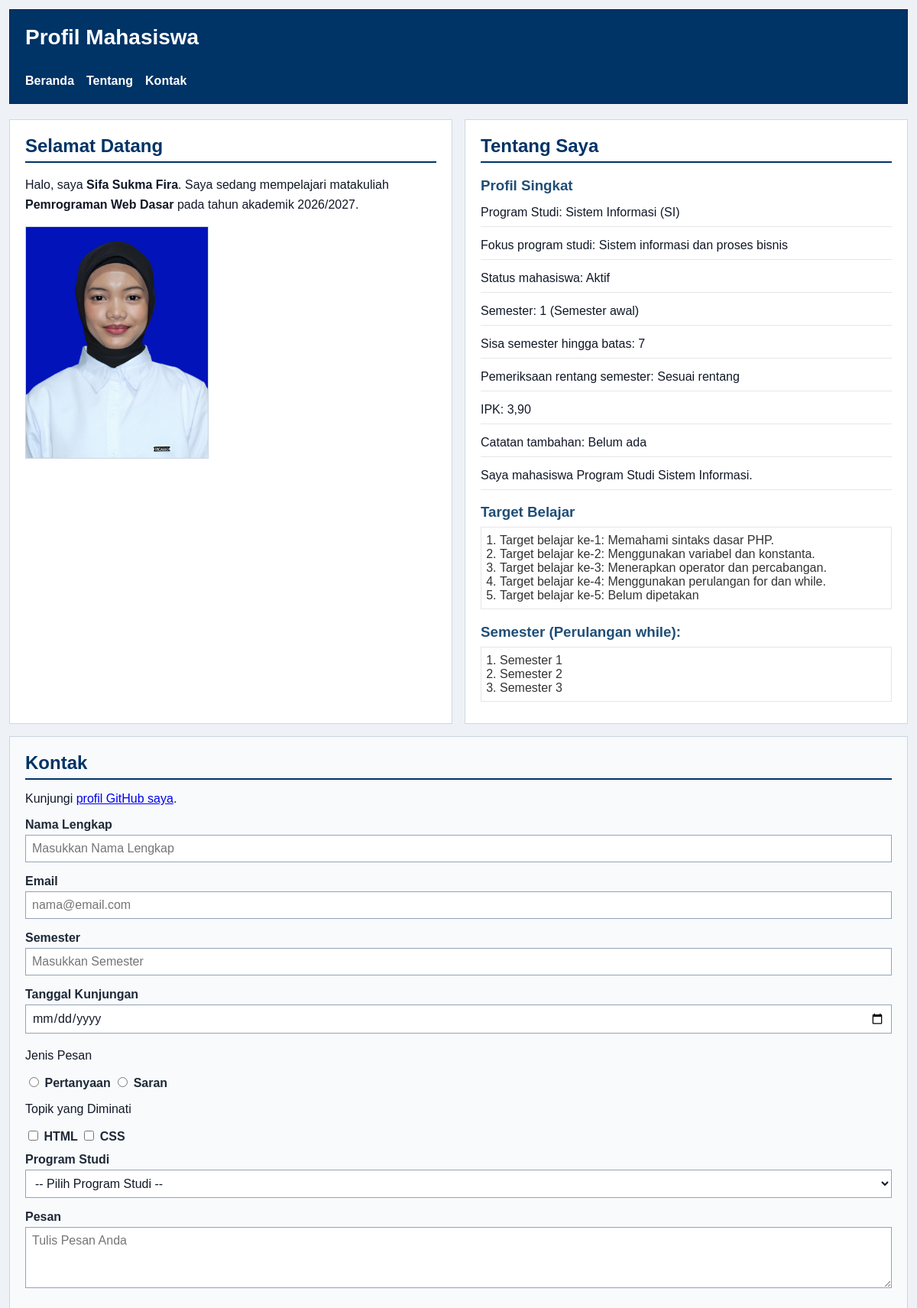
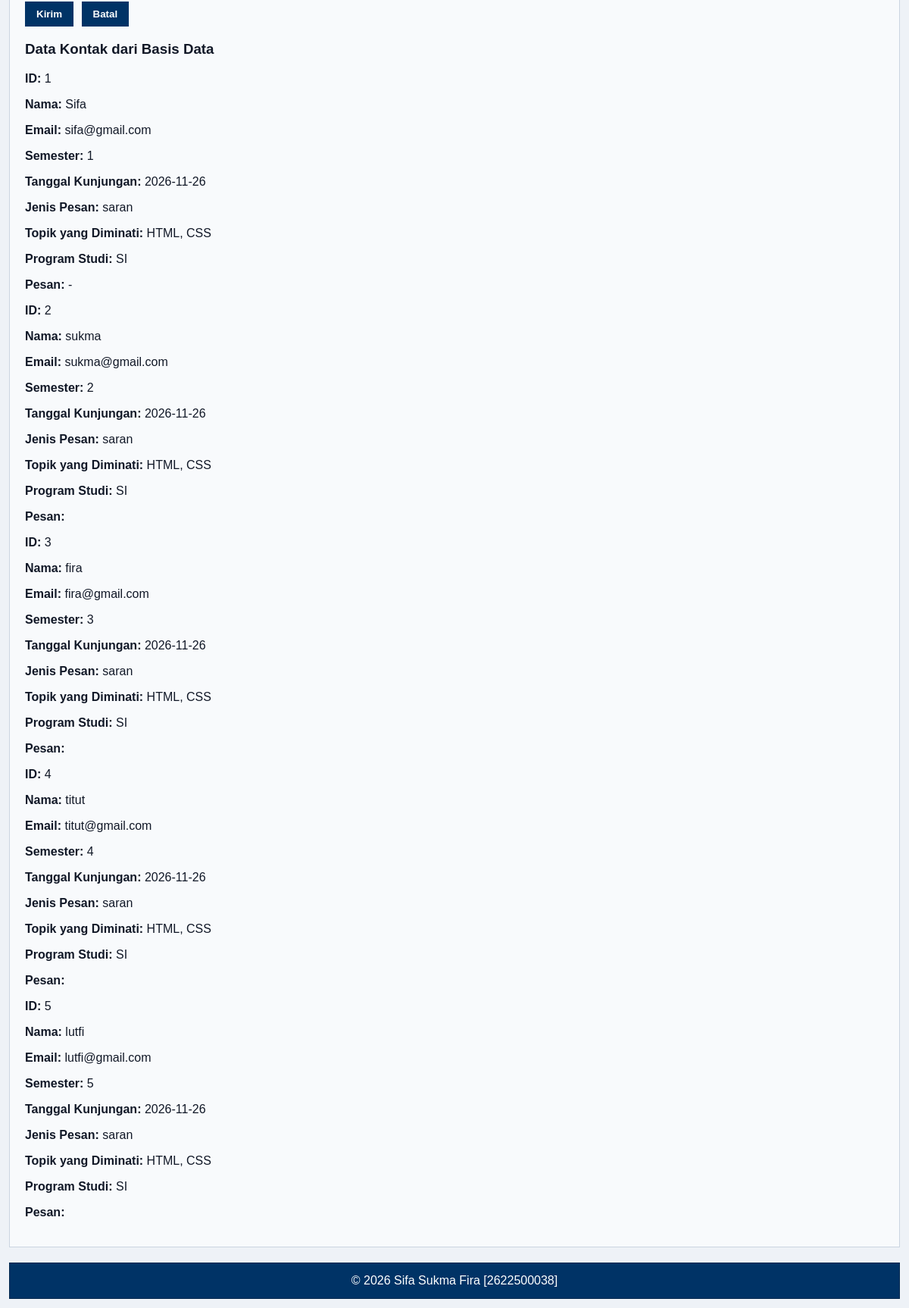
The page / on the database its author committed (2 pictures, top to bottom).
### tables this page shows
CREATE TABLE `tbl_kontak_2622500038` (
  `id` int NOT NULL,
  `nama` varchar(50) NOT NULL,
  `email` varchar(255) NOT NULL,
  `semester` tinyint NOT NULL,
  `tanggal` date NOT NULL,
  `jenis pesan` varchar(20) NOT NULL,
  `minat` varchar(50) NOT NULL,
  `prodi` varchar(2) NOT NULL,
  `pesan` varchar(300) NOT NULL
);

### fungsi.php (called while the page is built, shortened)
<?php
function bersihkan($teks)
{
return htmlspecialchars($teks ?? "", ENT_QUOTES, "UTF-8");
}

### index.php (the view, shortened to what this page needs)
<?php
  require_once("fungsi.php");
  require_once("koneksi.php");
  $sql = "SELECT * FROM tbl_kontak_2622500038";
  $hasil = mysqli_query($koneksi, $sql);
  $dataKontak = [];
  while ($baris = mysqli_fetch_assoc($hasil)) {
  $dataKontak[] = $baris;
  }
  $nim = "2622500038";
  $namaMahasiswa = "Sifa Sukma Fira";
  $programStudi = "SI";
  $tahunAkademik = "2026/2027";
  $semester = 1;
  $ipk = 3.90;
  $statusAktif = true;
  $catatanTambahan = null;
  $batasSemester = 8;
  $sisaSemester = $batasSemester - $semester;
  $semesterValid = $semester >= 1 && $semester <= $batasSemester;
  $statusSemester = ($semesterValid && $statusAktif) ? "Sesuai rentang" : "Perlu diperiksa";
  if ($semester < 3) {
    $keteranganSemester = "Semester awal";
  } elseif ($semester <= 6) {
    $keteranganSemester = "Semester menengah";
  } else {
    $keteranganSemester = "Semester akhir";
  }
  $namaProdi = ($programStudi == "SI") ? "Sistem Informasi" : (($programStudi == "TI") ? "Teknik
  Informatika" : "Lainnya");
  switch ($programStudi) {
    case "SI":
      $fokusProgramStudi = "Sistem informasi dan proses bisnis";
      break;
  }
  ?>
<!doctype html>
<html lang="id">
  <head>
    <link rel="stylesheet" href="style.css" />
  </head>
<body>
  <header>
    <div class="header-top">
    <h1>Profil Mahasiswa</h1>
  </div>
    <nav>
      <ul id="navMenu">
        <li><a href="#home">Beranda</a></li>
        <li><a href="#about">Tentang</a></li>
        <li><a href="#contact">Kontak</a></li>
      </ul>
    </nav>
  </header>
  <main>
    <section id="home">
      <h2>Selamat Datang</h2>
      <p>Halo, saya <strong><?php echo $namaMahasiswa; ?></strong>. Saya sedang mempelajari matakuliah
      <strong><?php print NAMA_MATA_KULIAH; ?></strong> pada tahun akademik <?php echo $tahunAkademik;
      ?>.</p>
      <img src="img/foto-profil.jpeg" width="100" height="140" alt="Foto profil Sifa Sukma Fira" />
    </section>
    <section id="about">
      <h2>Tentang Saya</h2>
      <article>
        <h3>Profil Singkat</h3>
        <p>Program Studi: <?php echo $namaProdi . " (" . $programStudi . ")"; ?></p>
        <p>Fokus program studi: <?php echo $fokusProgramStudi; ?></p>
        <p>Status mahasiswa: <?php echo $statusAktif ? "Aktif" : "Tidak aktif"; ?></p>
        <p>Semester: <?php echo $semester . " (" . $keteranganSemester . ")"; ?></p>
        <p>Sisa semester hingga batas: <?php echo $sisaSemester; ?></p>
        <p>Pemeriksaan rentang semester: <?php echo $statusSemester; ?></p>
        <p>IPK: <?php echo number_format($ipk, 2, ',', '.'); ?></p>
        <p>Catatan tambahan: <?php echo $catatanTambahan === null ? "Belum ada" : $catatanTambahan; ?></p>
        <p>Saya mahasiswa Program Studi Sistem Informasi.</p>
        <h3>Target Belajar</h3>
        <ol>
         <?php
          for ($i = 1; $i <= 5; $i++) {
          echo "<li>Target belajar ke-" . $i . ": ";
          switch ($i) {
          case 1:
          echo "Memahami sintaks dasar PHP.";
          break;
          case 2:
          echo "Menggunakan variabel dan konstanta.";
          break;
          case 3:
          echo "Menerapkan operator dan percabangan.";
          break;
          case 4:
          echo "Menggunakan perulangan for dan while.";
          break;
          default:
          echo "Belum dipetakan";
          break;
          }
          echo "</li>";
          }
          ?>
        </ol>
        <h3>Semester (Perulangan while):</h3>
        <ol>
        <?php
        $nomorSemester = 1;
        while ($nomorSemester <= 3) {
        echo "<li>Semester " . $nomorSemester . "</li>";
        $nomorSemester++;
        }
        ?>
        </ol>
      </article>
    </section>
<section id="contact">
  <h2>Kontak</h2>
  <p>Kunjungi
    <a target="_blank" href="https://github.com/<?= PROFIL_GITHUB ?>">profil GitHub saya</a>.
  </p>
  <form id="contactForm" action="index.php" method="post" novalidate>
    <div class="form-group">
      <label for="nama">Nama Lengkap</label><br>
      <input class="input-form"
             type="text"
             id="nama"
             name="nama"
             placeholder="Masukkan Nama Lengkap"
             minlength="3"
             maxlength="50"
             required
        />
    </div>
    <div class="form-group">
      <label for="email">Email</label><br>
      <input class="input-form"
             type="email"
             id="email"
             name="email"
             placeholder="nama@email.com"
             required>
    </div>
    <div class="form-group">
      <label for="semester">Semester</label><br>
      <input class="input-form"
             type="number"
             id="semester"
             name="semester"
             placeholder="Masukkan Semester"
             min="1"
             max="14"
             required>
    </div>
    <div class="form-group">
      <label for="tanggal">Tanggal Kunjungan</label><br>
      <input class="input-form"
             type="date"
             id="tanggal"
             name="tanggal"
             required>
    </div>
    <div class="form-group">
      <p>Jenis Pesan</p>
      <input type="radio" id="pertanyaan" name="jenis_pesan" value="pertanyaan" required>
      <label for="pertanyaan">Pertanyaan</label>
      <input type="radio" id="saran" name="jenis_pesan" value="saran">
      <label for="saran">Saran</label>
    </div>
    <div class="form-group">
      <p>Topik yang Diminati</p>
      <input type="checkbox" id="minat-html" name="minat[]" value="HTML">
      <label for="minat-html">HTML</label>
      <input type="checkbox" id="minat-css" name="minat[]" value="CSS">
      <label for="minat-css">CSS</label>
    </div>
    <div class="form-group">
      <label for="prodi">Program Studi</label><br>
      <select class="input-form" id="prodi" name="prodi" required>
        <option value="">-- Pilih Program Studi --</option>
      </select>
    </div>
    <div class="form-group">
      <label for="pesan">Pesan</label><br>
        <textarea class="input-form"
                id="pesan"
                name="pesan"
                maxlength="300"
                placeholder="Tulis Pesan Anda"
                required></textarea>
    </div>
    <button type="submit">Kirim</button>
    <button type="reset">Batal</button>
  </form>
    <article id="hasilKontak" class="submission-result" aria-live="polite">
      <h3>Data Kontak dari Basis Data</h3>
     <?php if (count($dataKontak) > 0): ?>
      <?php foreach ($dataKontak as $data): ?>
        <section>
          <p><strong>ID:</strong> <?= bersihkan($data["id"]); ?></p>
          <p><strong>Nama:</strong> <?= bersihkan($data["nama"]); ?></p>
          <p><strong>Email:</strong> <?= bersihkan($data["email"]); ?></p>
          <p><strong>Semester:</strong> <?= bersihkan($data["semester"]); ?></p>
          <p><strong>Tanggal Kunjungan:</strong> <?= bersihkan($data["tanggal"]); ?></p>
          <p><strong>Jenis Pesan:</strong> <?= bersihkan($data["jenis pesan"]); ?></p>
          <p><strong>Topik yang Diminati:</strong> <?= bersihkan($data["minat"]); ?></p>
          <p><strong>Program Studi:</strong> <?= bersihkan($data["prodi"]); ?></p>
          <p><strong>Pesan:</strong> <?= nl2br(bersihkan($data["pesan"])); ?></p>
        </section>
      <?php endforeach; ?>
    <?php else: ?>
      <p>Belum ada data kontak yang tersimpan.</p>
    <?php endif; ?>
    </article>
  </section>
</main>
  <footer>
    <p>&copy; <?= date("Y"); ?> <?= bersihkan($namaMahasiswa); ?> [<?= bersihkan($nim); ?>]</p>
  </footer>
</body>
</html>

### style.css (style rules this page uses)
* { box-sizing: border-box; }
body { margin: 0; padding: 12px; font-family: Arial, sans-serif; color: #111827; background-color: #eef2f7; }
header { background-color: #003366; color: #ffffff; padding: 20px; margin-bottom: 20px; border: 1px solid #00264d; }
header h1 { margin: 0 0 16px; font-size: 28px; }
.header-top { display: flex; justify-content: space-between; align-items: center; }
#navMenu { display: none; }
nav ul { display: flex; flex-direction: column; justify-content: flex-start; align-items: flex-start; gap: 8px; margin: 0; padding: 0; list-style: none; }
nav a { color: #ffffff; font-weight: bold; text-decoration: none; }
main { display: grid; grid-template-columns: 1fr; gap: 16px; }
section { width: 100%; }
#home { background-color: #ffffff; border: 1px solid #d0d7de; padding: 20px; margin: 0; }
#home h2 { color: #003366; border-bottom: 2px solid #003366; padding-bottom: 6px; margin-top: 0; margin-bottom: 16px; }
#home p { line-height: 1.6; margin: 0 0 16px; }
#home img { display: block; width: 240px; max-width: 100%; height: auto; border: 1px solid #cbd5e1; }
#about { background-color: #ffffff; border: 1px solid #d0d7de; padding: 20px; margin: 0; font-family: Arial, sans-serif; }
#about h2 { color: #003366; border-bottom: 2px solid #003366; padding-bottom: 6px; margin-top: 0; margin-bottom: 16px; }
#about h3 { color: #1f4e78; margin-bottom: 6px; }
#about p { line-height: 1.5; margin: 6px 0; padding: 6px 0; border-bottom: 1px solid #e6e6e6; }
#about ol { color: #333333; margin: 8px 0; padding: 8px 24px; border: 1px solid #e6e6e6; }
#contact { background-color: #f8fafc; border: 1px solid #cbd5e1; padding: 20px; margin: 0; font-family: Arial, sans-serif; grid-column: 1 / -1; }
#contact h2 { color: #003366; border-bottom: 2px solid #003366; padding-bottom: 6px; margin-top: 0; margin-bottom: 16px; }
.form-group { margin: 12px 0; }
#contact label { color: #1f2937; font-weight: bold; }
.input-form { background-color: #ffffff; color: #111827; font-family: Arial, sans-serif; font-size: 16px; padding: 8px; margin: 4px 0; border: 1px solid #94a3b8; width: 100%; max-width: 100%; }
#contact textarea { min-height: 80px; resize: vertical; }
#contact button { cursor: pointer; background-color: #003366; color: #ffffff; font-weight: bold; padding: 8px 14px; margin: 8px 6px 0 0; border: 1px solid #003366; }
footer { background-color: #003366; color: #ffffff; text-align: center; padding: 14px 20px; margin-top: 20px; border: 1px solid #00264d; }
footer p { margin: 0; }
@media (min-width: 768px) { nav { margin-top: 16px; } }
@media (min-width: 768px) { nav ul { flex-direction: row; justify-content: flex-start; align-items: center; gap: 16px; } }
@media (min-width: 768px) { main { grid-template-columns: 1fr 1fr; } }
@media (min-width: 768px) { #contact { grid-column: 1 / -1; } }
@media (min-width: 768px) { #navMenu { display: flex; flex-direction: row; } }

### rows shown on the page
tbl_kontak_2622500038: id "1", nama "Sifa", email "sifa@gmail.com", semester "1", tanggal "2026-11-26", jenis pesan "saran", minat "HTML, CSS", prodi "SI", pesan "-"
tbl_kontak_2622500038: id "2", nama "sukma", email "sukma@gmail.com", semester "2", tanggal "2026-11-26", jenis pesan "saran", minat "HTML, CSS", prodi "SI"
tbl_kontak_2622500038: id "3", nama "fira", email "fira@gmail.com", semester "3", tanggal "2026-11-26", jenis pesan "saran", minat "HTML, CSS", prodi "SI"
tbl_kontak_2622500038: id "4", nama "titut", email "titut@gmail.com", semester "4", tanggal "2026-11-26", jenis pesan "saran", minat "HTML, CSS", prodi "SI"
tbl_kontak_2622500038: id "5", nama "lutfi", email "lutfi@gmail.com", semester "5", tanggal "2026-11-26", jenis pesan "saran", minat "HTML, CSS", prodi "SI"

### other values the page prints
$namaMahasiswa "Sifa Sukma Fira"
NAMA_MATA_KULIAH "Pemrograman Web Dasar"
$tahunAkademik "2026/2027"
$namaProdi "Sistem Informasi"
$programStudi "SI"
$fokusProgramStudi "Sistem informasi dan proses bisnis"
$semester "1"
$keteranganSemester "Semester awal"
$sisaSemester "7"
$statusSemester "Sesuai rentang"
$ipk "3,90"
bersihkan($namaMahasiswa) "Sifa Sukma Fira"
bersihkan($nim) "2622500038"
